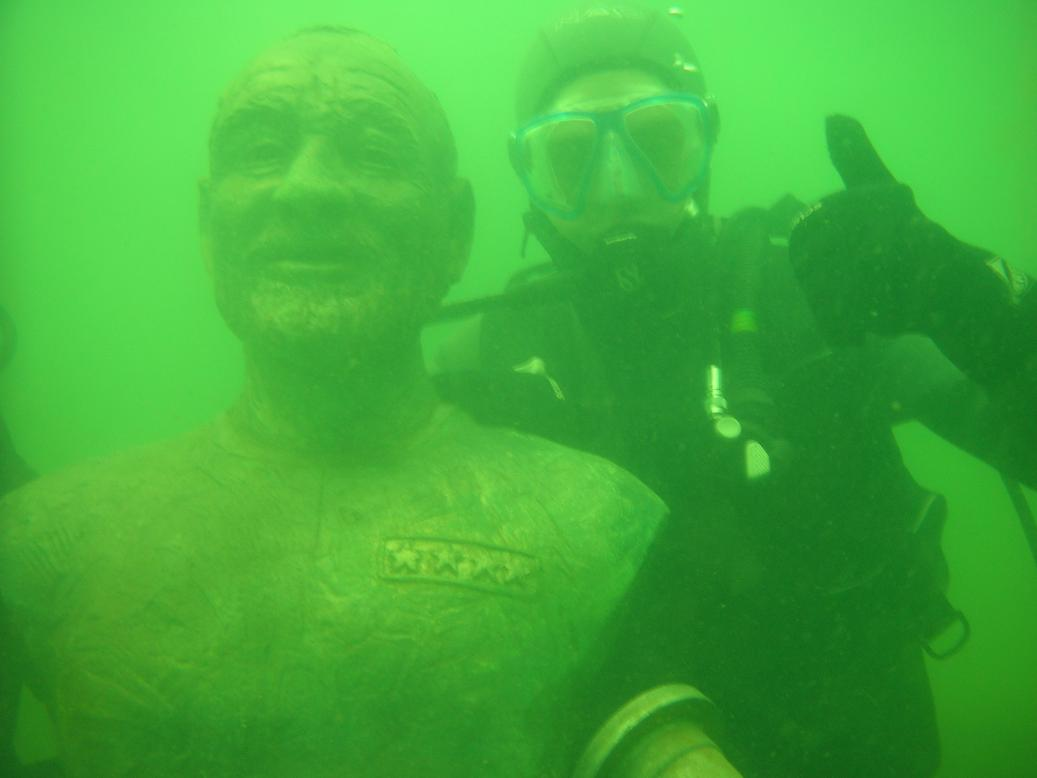
#> input picture Color-Balance-and-fusion-for-underwater-image-enhancement/test13.jpg, 1037 x 778 px
$ python main.py
#> lines starting #> are read from the running program, lines starting #| are printed output that depends on the picture; long printed decimals are rounded
#> the answer given: ../Color-Balance-and-fusion-for-underwater-image-enhancement/test13.jpg
#> in main, image is the input picture: shape (778, 1037, 3); mean B, G, R 57, 172.2, 64.9
import cv2
from skimage import color
import numpy as np

def calculate_UCIQE(image, c1=0.4680, c2=0.2745, c3=0.2576):
#> called with c1 = 0.468, c2 = 0.275, c3 = 0.258
    rgb = cv2.cvtColor(image, cv2.COLOR_BGR2RGB)
    lab = cv2.cvtColor(rgb, cv2.COLOR_RGB2LAB)
#> lab: shape (778, 1037, 3); mean of channels 0, 1, 2 158.9, 75.6, 176.3
    # lab = color.rgb2lab(rgb)
    print(lab[0,0,0])
#| 169
    l = lab[:,:,0]/255
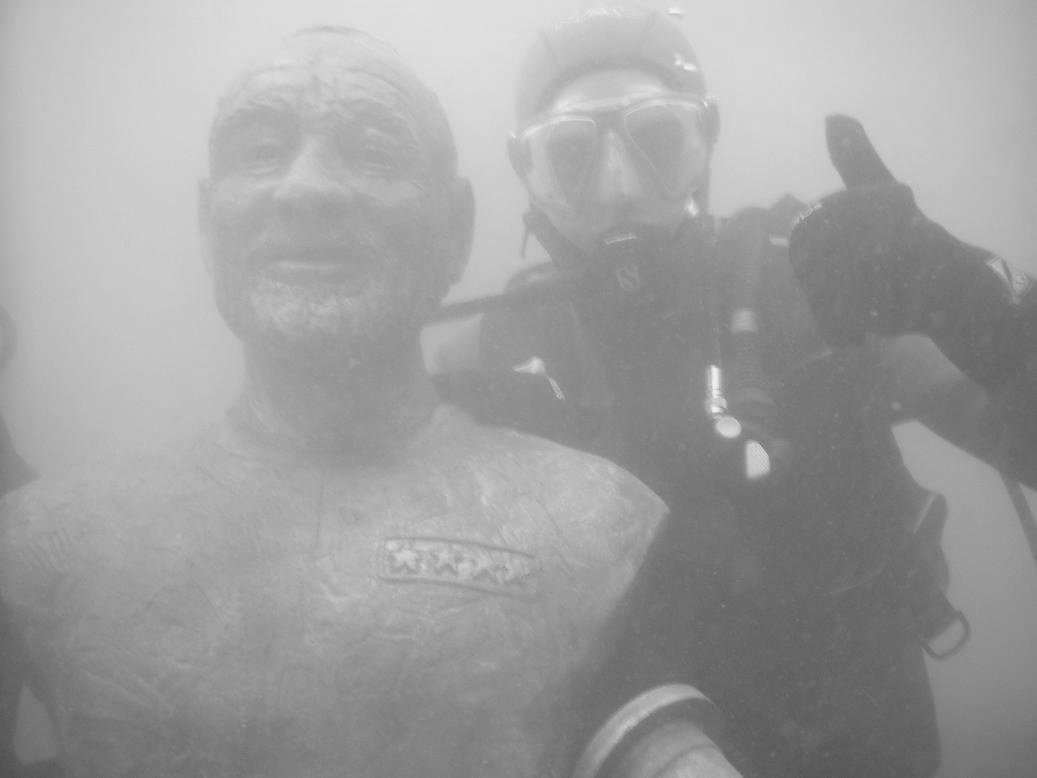
#> l: shape (778, 1037) float64; min 0.314, max 0.941, mean 0.623
    a = lab[:,:,1]/255
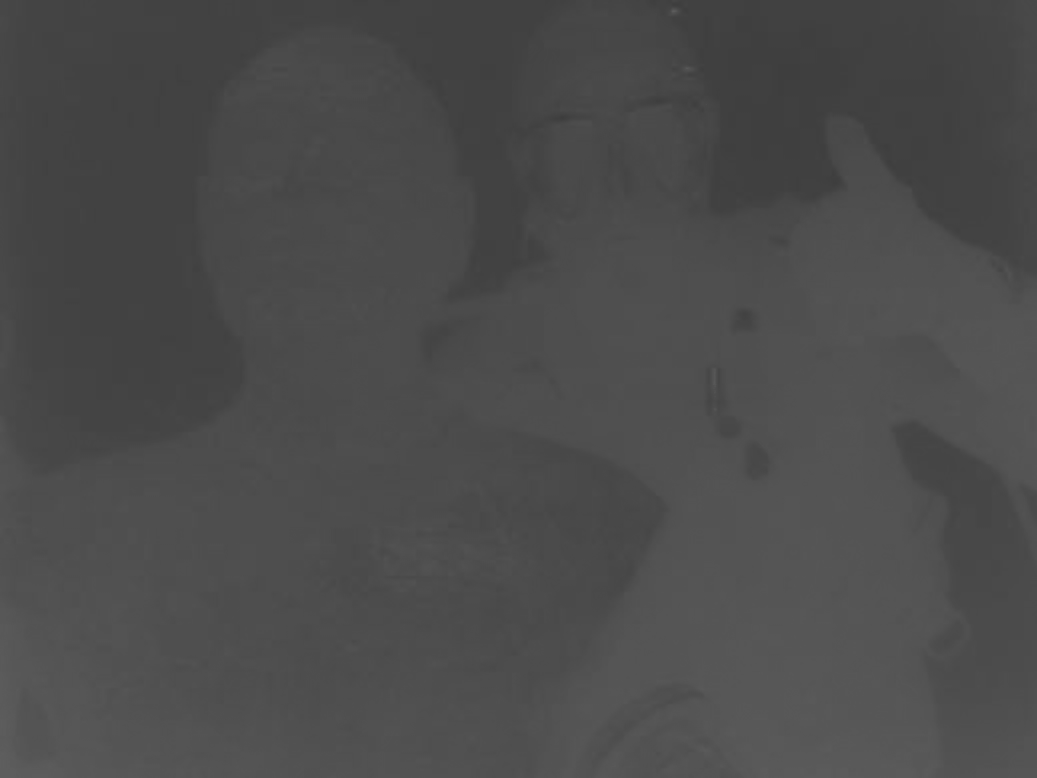
#> a: shape (778, 1037) float64; min 0.239, max 0.369, mean 0.296
    b = lab[:,:,2]/255
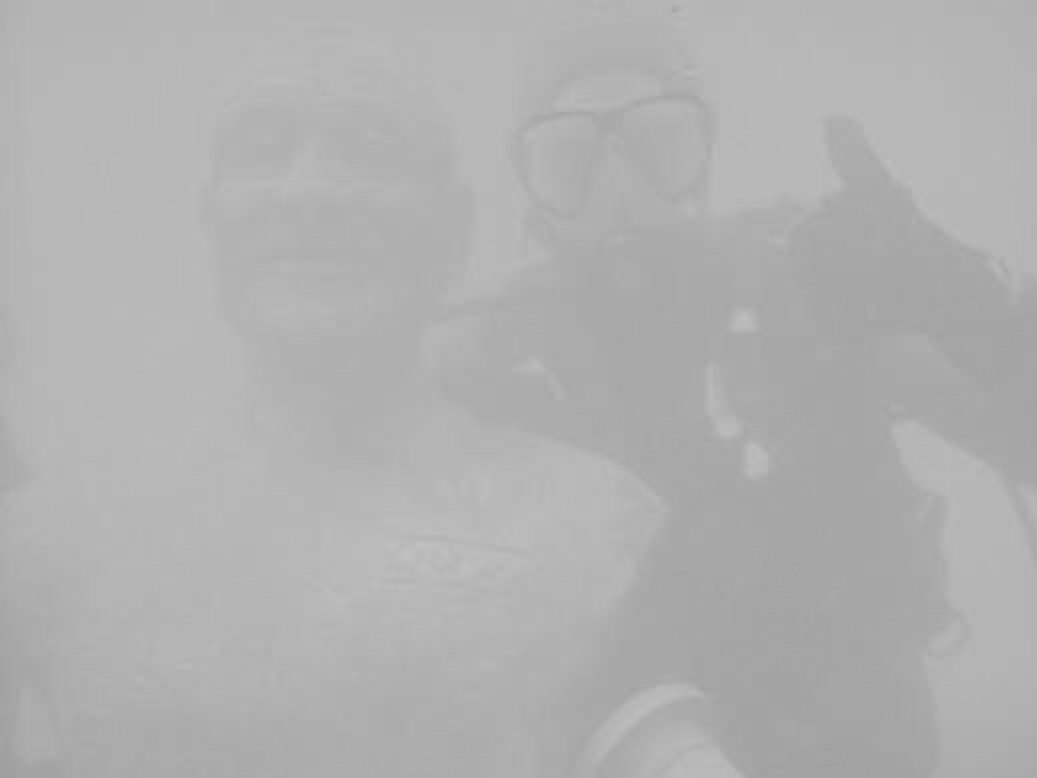
#> b: shape (778, 1037) float64; min 0.624, max 0.757, mean 0.691

    chroma = np.sqrt(np.square(a) + np.square(b))
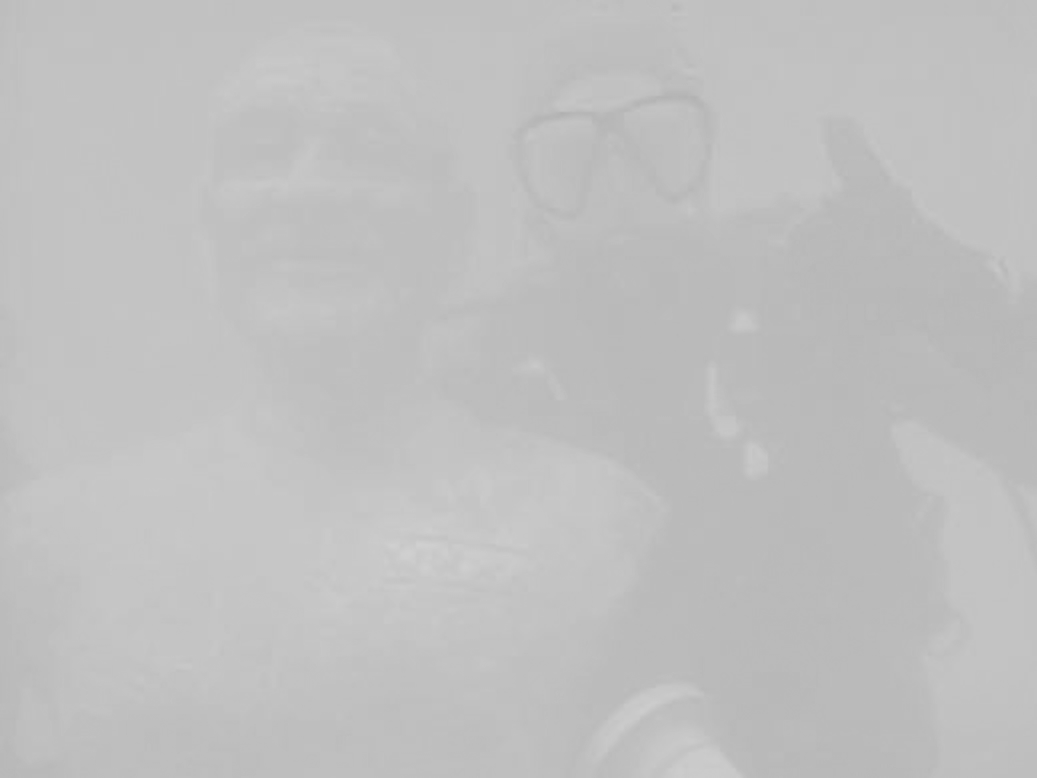
#> chroma: shape (778, 1037) float64; min 0.693, max 0.818, mean 0.753

    u_c = np.mean(chroma)
#> u_c = 0.753

    sigma_c = np.sqrt(np.mean(np.abs(1 - np.square(u_c/chroma))))
#> sigma_c = 0.19

    saturation = chroma / np.sqrt(np.square(chroma) + np.square(l))
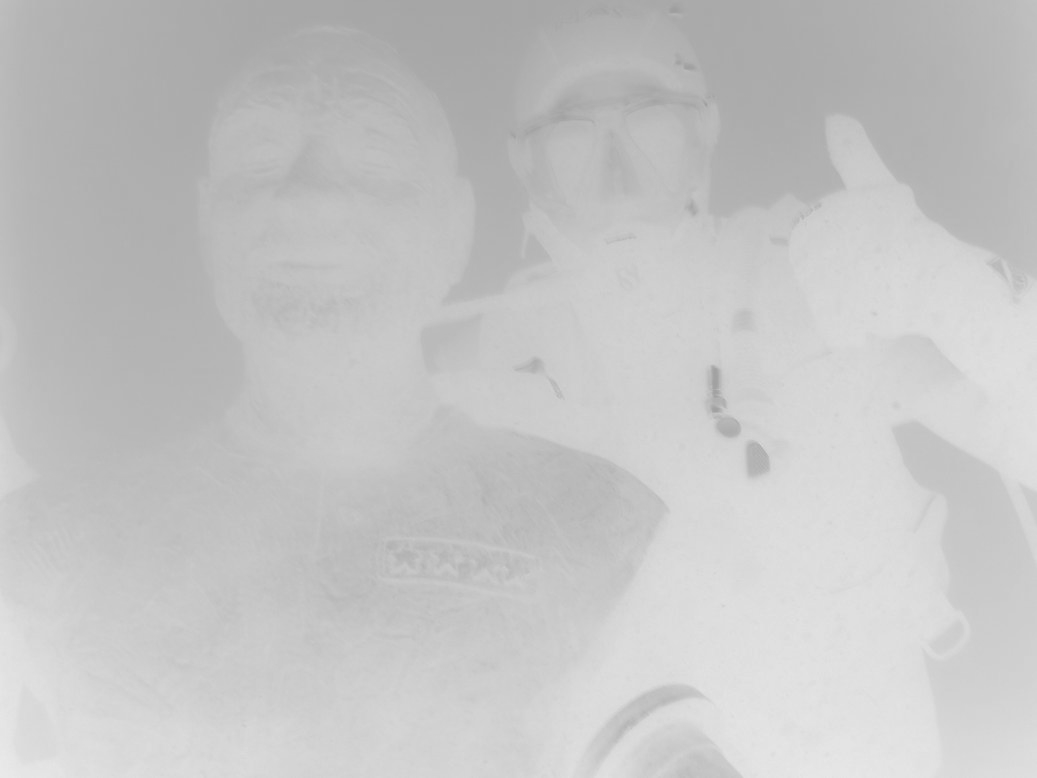
#> saturation: shape (778, 1037) float64; min 0.62, max 0.918, mean 0.772

    u_s = np.mean(saturation)
#> u_s = 0.772

    contrast_l = np.max(l) - np.min(l)
#> contrast_l = 0.627

    UCIQE = c1 * sigma_c + c2 * contrast_l + c3 * u_s
#> UCIQE = 0.46
    return UCIQE

def main():
    image_file = input("Enter image locattion")
    image = cv2.imread(image_file)
    uciqe = calculate_UCIQE(image)
#> uciqe = 0.46
    print(uciqe)
#| 0.4603


if __name__ == "__main__":
    main()
